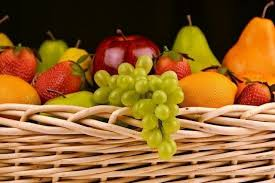
#> input picture test.jpeg, 275 x 183 px, found by its file name
$ python test_file_borders.py
#> lines starting #> are read from the running program, lines starting #| are printed output that depends on the picture
import cv2
import numpy as np

# Load the image
img = cv2.imread('/home/mario3/arinapin/python/git/deeplearning-apps/data-augmentation/test.jpeg')
#> img is the input picture: shape (183, 275, 3); mean B, G, R 46.7, 99.4, 145.8

# Define the translation matrix
tx, ty = 50, 100
M = np.float32([[1, 0, tx], [0, 1, ty]])

# Apply the translation
result = cv2.warpAffine(img, M, (img.shape[1], img.shape[0]))
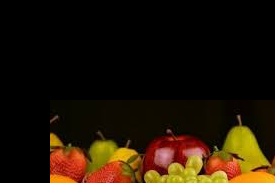
#> result: shape (183, 275, 3); mean B, G, R 4.6, 19.8, 32.9

# Get the amount of padding needed
top, bottom, left, right = abs(ty), abs(ty), abs(tx), abs(tx)

# Get the last pixel value of the image
last_pixel_value = result[img.shape[0]-1, img.shape[1]-1]
#> last_pixel_value = [33, 174, 241]

# Add the padding
result = cv2.copyMakeBorder(img, top, bottom, left, right, cv2.BORDER_REPLICATE)
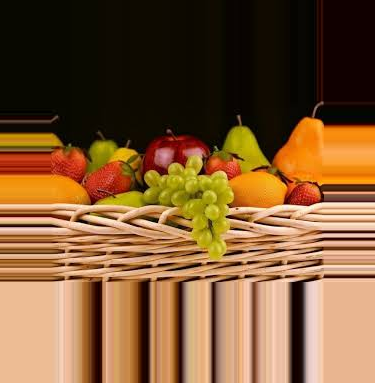
#> result: shape (383, 375, 3); mean B, G, R 53.4, 89.4, 126.8

# # Fill the padding with the last pixel value of the image
# if top > 0:
#     result[0:top, left:left+result.shape[1]] = last_pixel_value
# if bottom > 0:
#     result[result.shape[0]-bottom:result.shape[0], left:left+result.shape[1]] = last_pixel_value
# if left > 0:
#     result[top:top+result.shape[0], 0:left] = last_pixel_value
# if right > 0:
#     result[top:top+result.shape[0], result.shape[1]-right:result.shape[1]] = last_pixel_value

# Show the result
cv2.imshow('Translated Image', result)
cv2.waitKey(0)
cv2.destroyAllWindows()

$ run again, with 13.jpg copied over test.jpeg
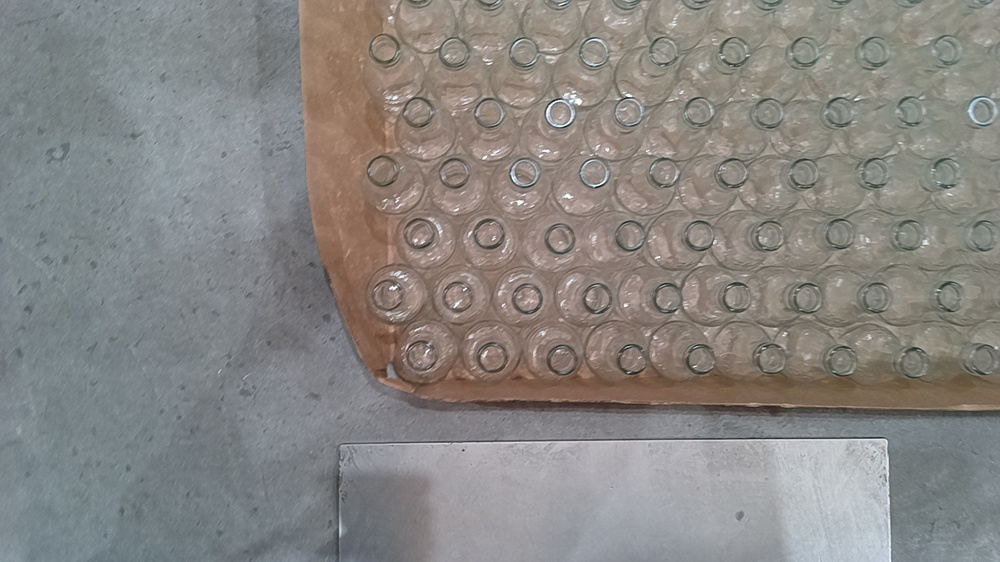
#> input picture 13.jpg, 1000 x 562 px, shrunk from 1920 x 1080 before the run, found by its file name
#> img is the input picture: shape (562, 1000, 3); mean B, G, R 130.6, 133.8, 136.1
#> `result = cv2.warpAffine(img, M, (img.shape[1], img.shape[0]))`:
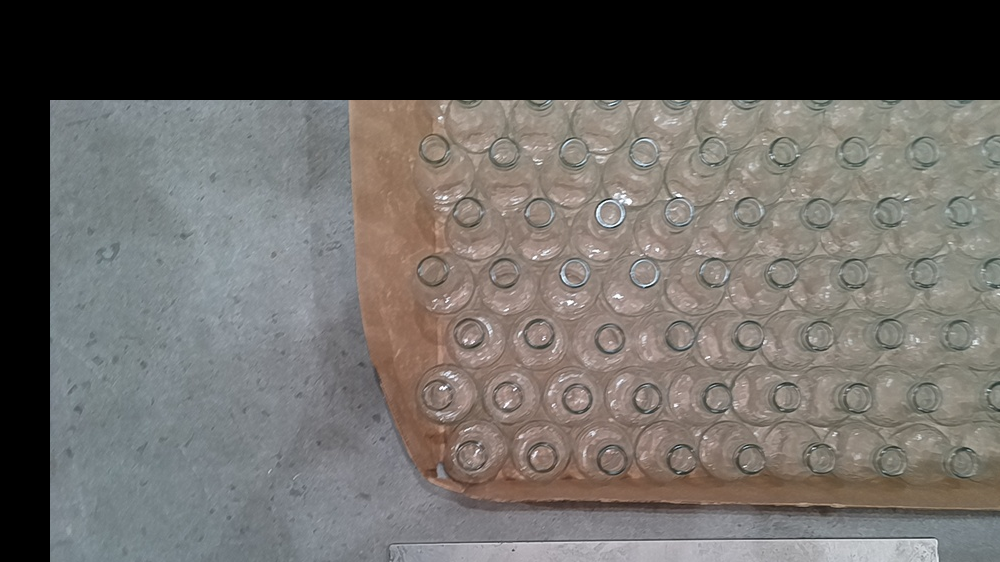
#> result: shape (562, 1000, 3); mean B, G, R 98.8, 102.5, 105.8
#> last_pixel_value = [125, 123, 115]
#> `result = cv2.copyMakeBorder(img, top, bottom, left, right, cv2.BORDER_..`:
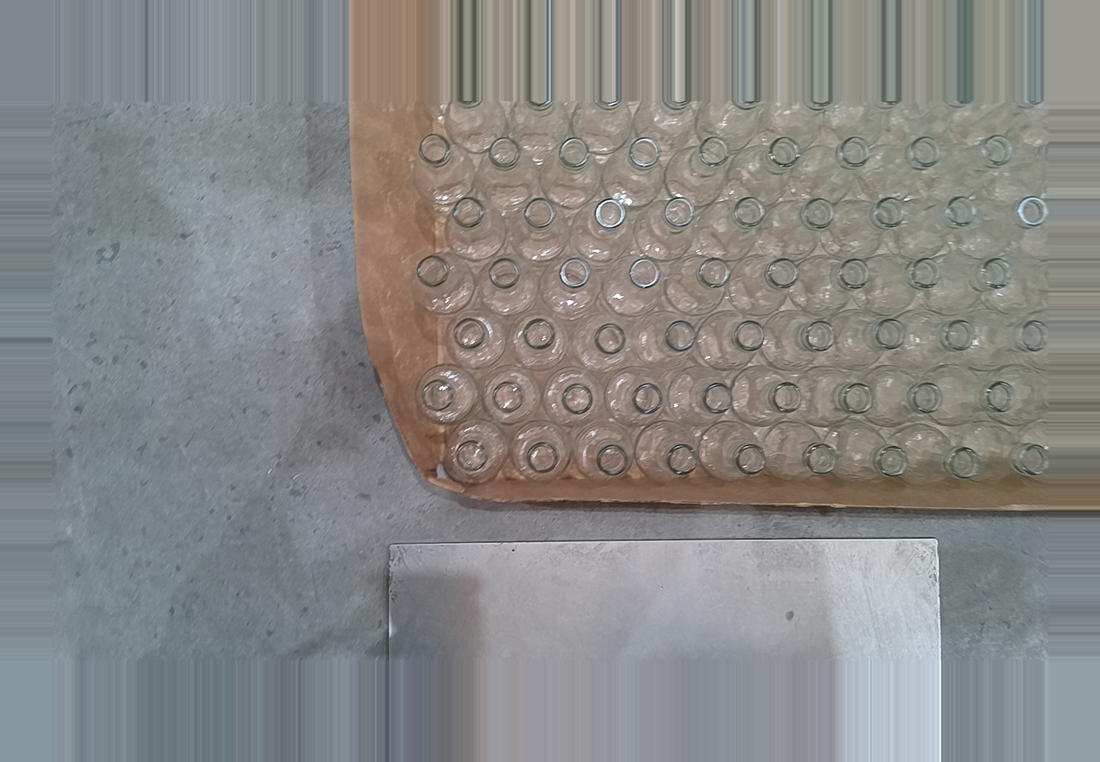
#> result: shape (762, 1100, 3); mean B, G, R 133.8, 135.7, 135.7

$ run again, with foto236.jpg copied over test.jpeg
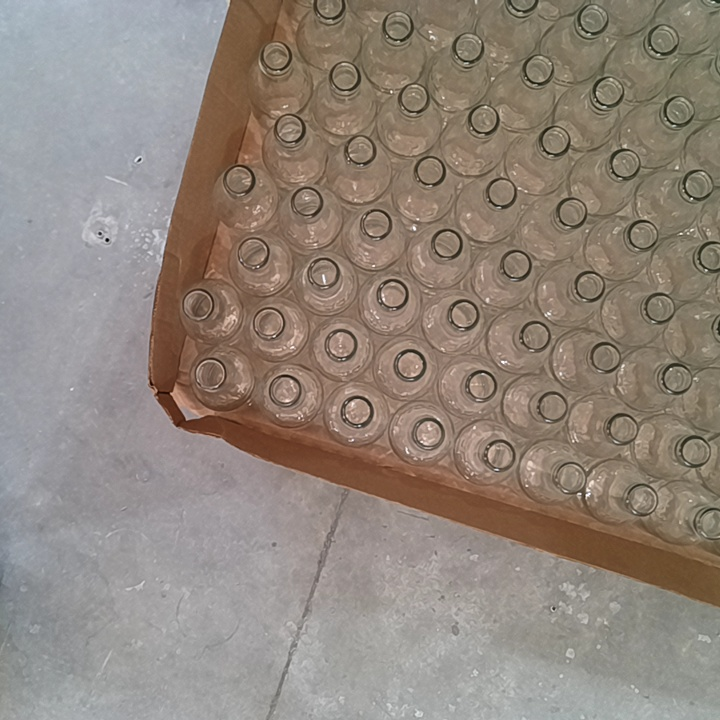
#> input picture foto236.jpg, 720 x 720 px, found by its file name
#> img is the input picture: shape (720, 720, 3); mean B, G, R 123.9, 133.6, 144.9
#> `result = cv2.warpAffine(img, M, (img.shape[1], img.shape[0]))`:
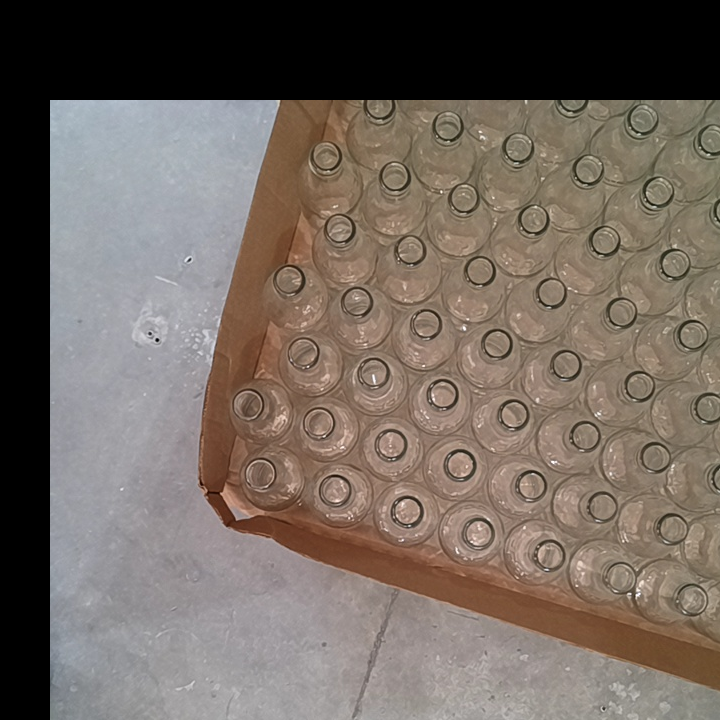
#> result: shape (720, 720, 3); mean B, G, R 96.2, 104.5, 115.3
#> last_pixel_value = [125, 131, 130]
#> `result = cv2.copyMakeBorder(img, top, bottom, left, right, cv2.BORDER_..`:
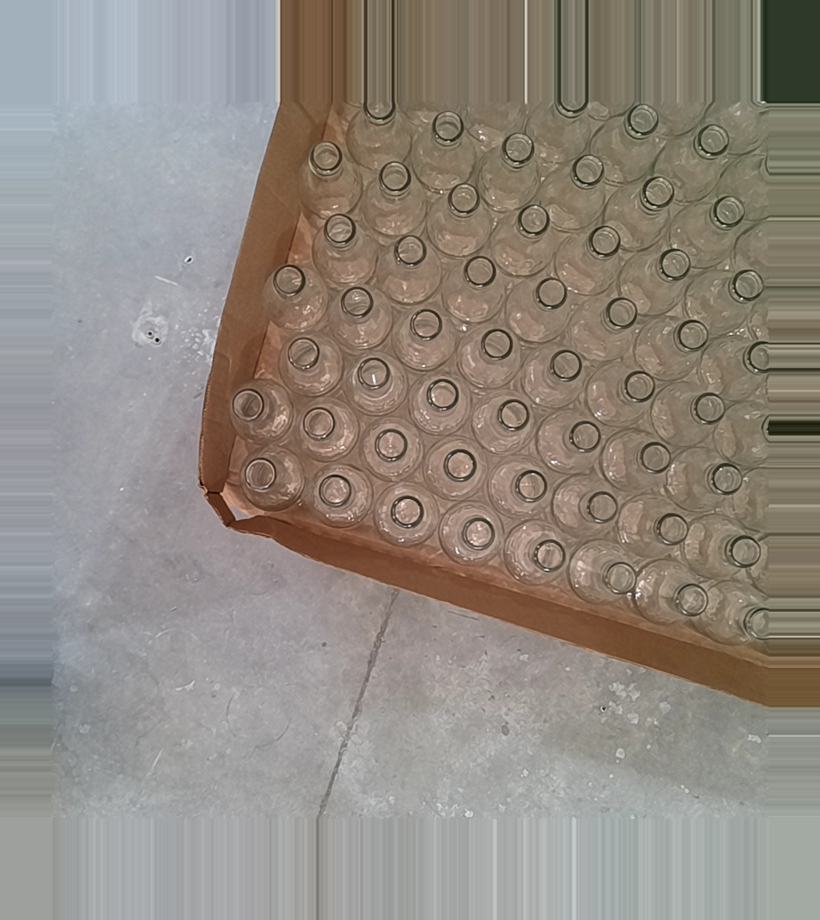
#> result: shape (920, 820, 3); mean B, G, R 128.9, 137.2, 144.8
